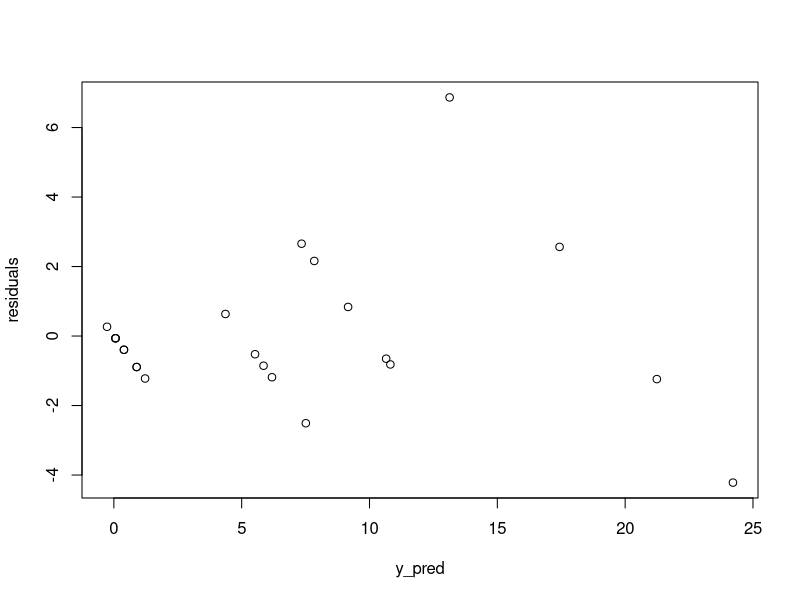
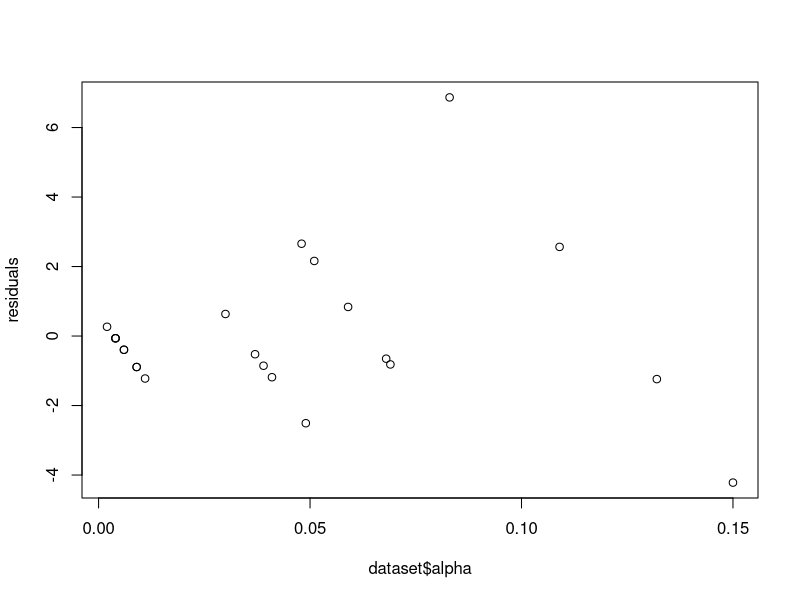

Recreate these plots in R, in order.
setwd("D:\\Data science  notes\\Data To Be Shared Before Class\\SLR\\Problems in residual plots")
dataset=read.csv("alphapluto.csv")
View(dataset)
names(dataset)


regressor=lm(pluto~alpha,dataset)
summary(regressor)

y_pred=predict(regressor,newdata = dataset)
residuals=resid(regressor)

library(MASS)
std_resid=stdres(regressor)
##plot residuals vs fits plot
plot(y_pred,residuals)


##plot residuals vs predictor
plot(dataset$alpha,residuals)

